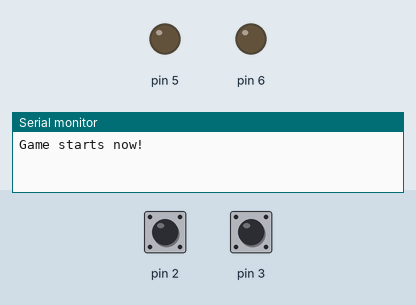
This sketch was run on a simulated Arduino Uno, built with avr-gcc and run on an emulated ATmega328P. Parts: output pins drawn as LEDs (lit = HIGH), the last lines printed to the serial monitor. The inputs (shaded band) are chosen by the test bench; at power-on: pin 2 HIGH, pin 3 HIGH.

Above: at 1.2 s.
1.3 s: pin 2 pulled LOW for 0.15 s
At 2.0 s:
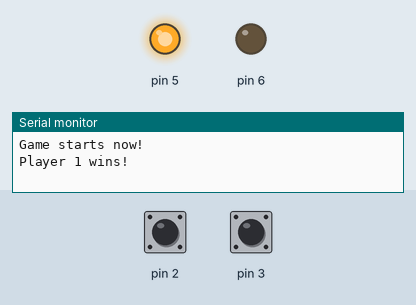
Timing chart, 0 to 4.3 s (numbered marks = the images above; inputs shaded):
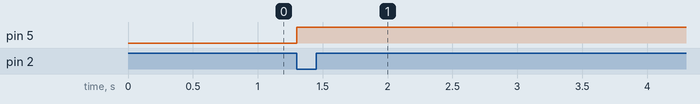

Measured:
- after the input at 1.3 s, pin 5: LOW → HIGH at once

The sketch:

Day8Exercise1.ino
```cpp
#include "Player.h"

Player player1("Player 1", 2, 5);
Player player2("Player 2", 3, 6);

void handlePlayer1Press() { player1.press(); }
void handlePlayer2Press() { player2.press(); }

void setup() {
  Serial.begin(9600);
  player1.init();
  player2.init();

  attachInterrupt(digitalPinToInterrupt(2), handlePlayer1Press, FALLING);
  attachInterrupt(digitalPinToInterrupt(3), handlePlayer2Press, FALLING);

  Serial.println("Game starts now!");
}

void loop() {
  // Nothing needed here, everything handled in ISRs
}
```

Player.cpp
```cpp
#include "Player.h"

Player* Player::players[4];
uint8_t Player::playerCount = 0;

Player::Player(const char* n, uint8_t btn, uint8_t led)
  : name(n), buttonPin(btn), ledPin(led), blocked(false), hasWon(false), lastPressTime(0)
{
  // Auto-register player at creation
  if (playerCount < 4) {
    players[playerCount++] = this;
  }
}

void Player::init() {
  pinMode(buttonPin, INPUT_PULLUP);
  pinMode(ledPin, OUTPUT);
  digitalWrite(ledPin, LOW);
}

void Player::press() {
  if (blocked || hasWon) return;

  unsigned long now = millis();
  if (now - lastPressTime < 50) return; // debounce
  lastPressTime = now;

  win();
}

void Player::win() {
  hasWon = true;
  digitalWrite(ledPin, HIGH);
  Serial.print(name);
  Serial.println(" wins!");

  blockOthers(this);
}

void Player::block() {
  blocked = true;
}

bool Player::isBlocked() const { return blocked; }
bool Player::hasAlreadyWon() const { return hasWon; }

void Player::registerPlayer(Player* p) {
  if (playerCount < 4) {
    players[playerCount++] = p;
  }
}

void Player::blockOthers(Player* winner) {
  for (uint8_t i = 0; i < playerCount; i++) {
    if (players[i] != winner) {
      players[i]->block();
    }
  }
}
```

Player.h
```cpp
#ifndef PLAYER_H
#define PLAYER_H

#include <Arduino.h>

class Player {
  public:
    Player(const char* name, uint8_t buttonPin, uint8_t ledPin);

    void init();
    void press();
    void win();
    void block();

    bool isBlocked() const;
    bool hasAlreadyWon() const;

    static void registerPlayer(Player* p);
    static void blockOthers(Player* winner);

  private:
    const char* name;
    uint8_t buttonPin;
    uint8_t ledPin;
    bool blocked;
    bool hasWon;
    unsigned long lastPressTime;

    static Player* players[4];  // up to 2 players
    static uint8_t playerCount;
};

#endif
```
